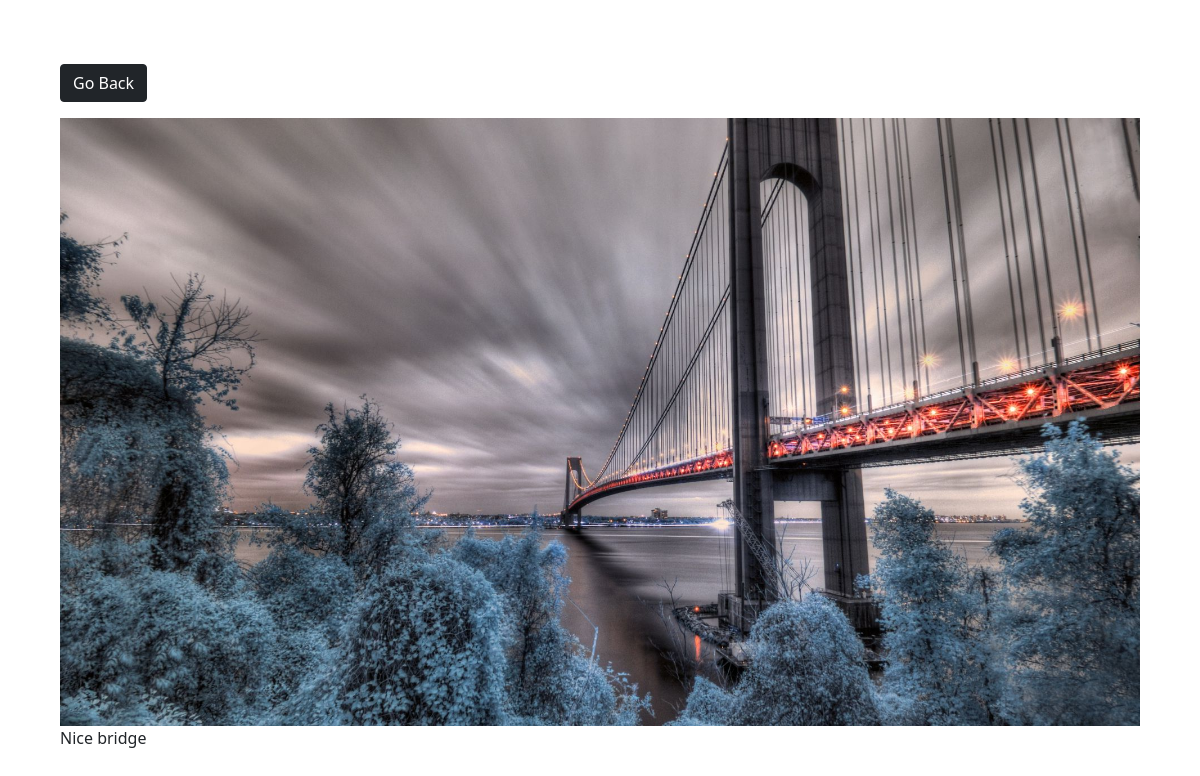
/view_photo/4/, run on the app's committed database.
### base/models.py (models this page shows, shortened)
class Photo(models.Model):
    category = models.ForeignKey(Category, on_delete=models.SET_NULL, null=True, blank=True)
    image = models.ImageField(null=False, blank=False)
    description = models.TextField()

### base/views.py (the view)
# urls.py: path('view_photo/<str:pk>/', view_photo, name='view_photo'),
def view_photo(request, pk):
    photo = Photo.objects.get(id=pk)
    context = {'photo': photo}
    return render(request, 'base/view_photo.html', context=context)

### base/templates/base/view_photo.html (shortened to what this page needs)
<!doctype html>
<html lang="en">
<head>
    <link href="https://cdn.jsdelivr.net/npm/bootstrap@5.1.3/dist/css/bootstrap.min.css"
          rel="stylesheet"
>
</head>
<body class="m-5">
    <div class="container">
        <div class="row justify-content-center">
            <div class="col">
                <a class="btn btn-dark my-3" href="{% url 'index' %}">Go Back</a>
                <div style="height: 90vh;">
                    <img style="max-width: 100%; max-height: 100%;" src="{{ photo.image.url }}">
                    <p>{{ photo.description }}</p>
                </div>
            </div>
        </div>
    </div>
</body>
</html>

### data on the page
Photo: image (picture), description "Nice bridge"
